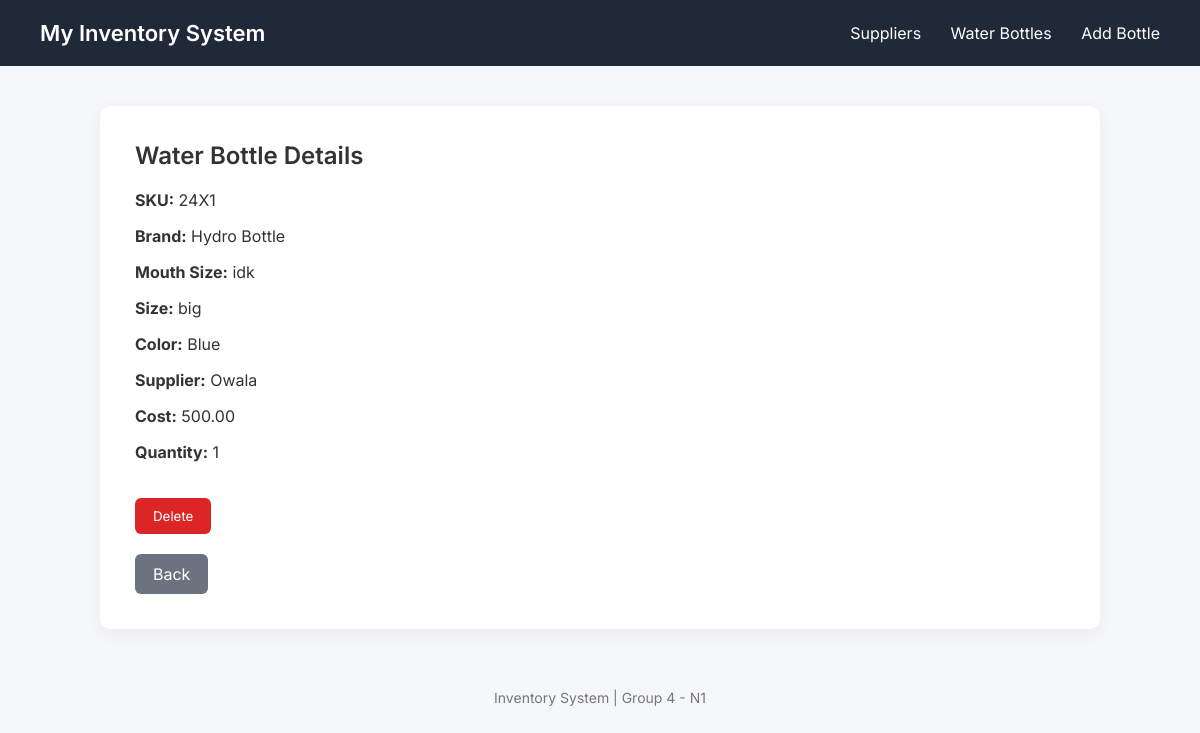
Screenshot of /view_bottle_details/5/ with the database file from the repository.
### MyInventoryApp/models.py (models this page shows, shortened)
class WaterBottle(models.Model):
    sku =  models.CharField(max_length=20, unique=True)
    brand = models.CharField(max_length=100)
    cost = models.DecimalField(max_digits=10, decimal_places=2)
    size = models.CharField(max_length=20)
    mouth_size = models.CharField(max_length=50)
    color = models.CharField(max_length=50)
    supplied_by = models.ForeignKey(Supplier, on_delete=models.CASCADE)
    current_quantity = models.IntegerField()

class Supplier(models.Model):
    name = models.CharField(max_length=150)
    city = models.CharField(max_length=60)
    country = models.CharField(max_length=60)
    created_at = models.DateTimeField(blank=True, null=True)

### MyInventoryApp/views.py (the view)
# urls.py: path('view_bottle_details/<int:pk>/', views.view_bottle_details, name='view_bottle_details'),
def view_bottle_details(request, pk):
    bottle = get_object_or_404(WaterBottle, pk=pk)
    if request.method == "POST":
        WaterBottle.objects.filter(pk=pk).delete()
        return redirect('view_bottles')
    return render(request, "MyInventoryApp/view_bottle_details.html", {"bottle": bottle})

### MyInventoryApp/templates/MyInventoryApp/view_bottle_details.html (shortened to what this page needs)
{% extends "MyInventoryApp/base.html" %}
{% block content %}
<h2>Water Bottle Details</h2>
<p><strong>SKU:</strong> {{ bottle.sku }}</p>
<p><strong>Brand:</strong> {{ bottle.brand }}</p>
<p><strong>Mouth Size:</strong> {{ bottle.mouth_size }}</p>
<p><strong>Size:</strong> {{ bottle.size }}</p>
<p><strong>Color:</strong> {{ bottle.color }}</p>
<p><strong>Supplier:</strong> {{ bottle.supplied_by.name }}</p>
<p><strong>Cost:</strong> {{ bottle.cost }}</p>
<p><strong>Quantity:</strong> {{ bottle.current_quantity }}</p>
<br>
<form method="POST">
    <button type="submit" class="btn btn-danger">Delete</button>
</form>
<br>
<a href="{% url 'view_bottles' %}" class="btn btn-secondary">
    Back
</a>
{% endblock %}

### MyInventoryApp/templates/MyInventoryApp/base.html (style rules this page uses)
* { box-sizing:border-box; }
body { margin:0; font-family:'Inter', sans-serif; background:#f5f7fb; color:#333; }
h2 { margin-top:0; font-weight:600; }
.btn, button { display:inline-flex; align-items:center; justify-content:center; text-decoration:none; background:#2563eb; color:white; border:none; padding:10px 18px; border-radius:6px; cursor:pointer; font-family:'Inter', sans-serif; }
.btn-secondary { background:#6b7280; }
.btn-danger { background:#dc2626; }

### rows the page displays
WaterBottle: sku "24X1", brand "Hydro Bottle", mouth_size "idk", size "big", color "Blue", supplied_by.name "Owala", cost "500.00", current_quantity "1"
